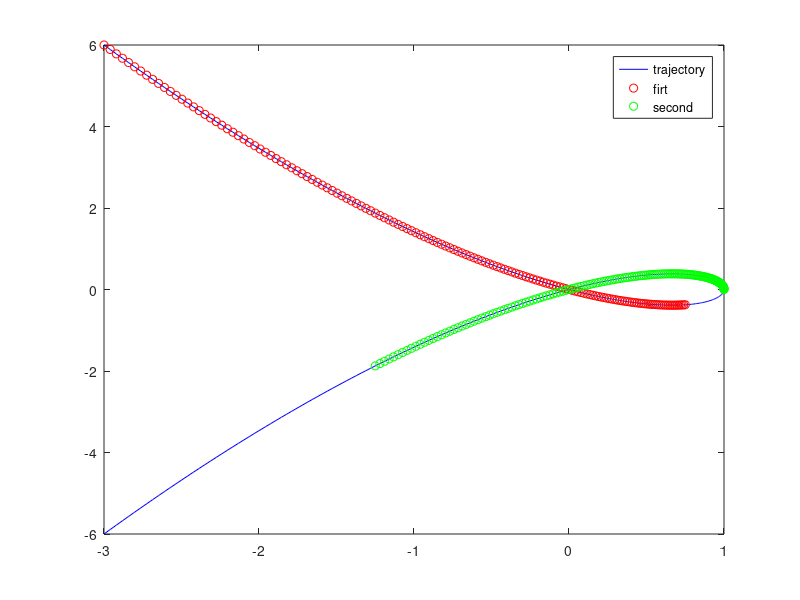

Recreate this plot in MATLAB. (Note: this script raises an error after producing the figure.)
clear all
clc

t=0:0.01:4;
%t=linspace(0,4,100);
x = 1-(t-2).^2;
y = (t-2).*(1-(t-2).^2);
% visualize the entire trajectory
plot(x,y,'b-');
hold on

% visualize the two trajectories
t1=0:0.01:1.5;
x1=1-(t1-2).^2;
y1=(t1-2).*(1-(t1-2).^2);
plot(x1,y1,'ro');

t2=2:0.01:3.5;
x2=1-(t2-2).^2;
y2=(t2-2).*(1-(t2-2).^2);
plot(x2,y2,'go');

legend('trajectory', 'firt', 'second');

%compute the space between the two time intervals 
disp('The space covered in the first time interval is:');
I1 = quad(@func_length,0,1.5)
disp('The space covered in the second time interval is:');
I2 = quad(@func_length,2,3.5)